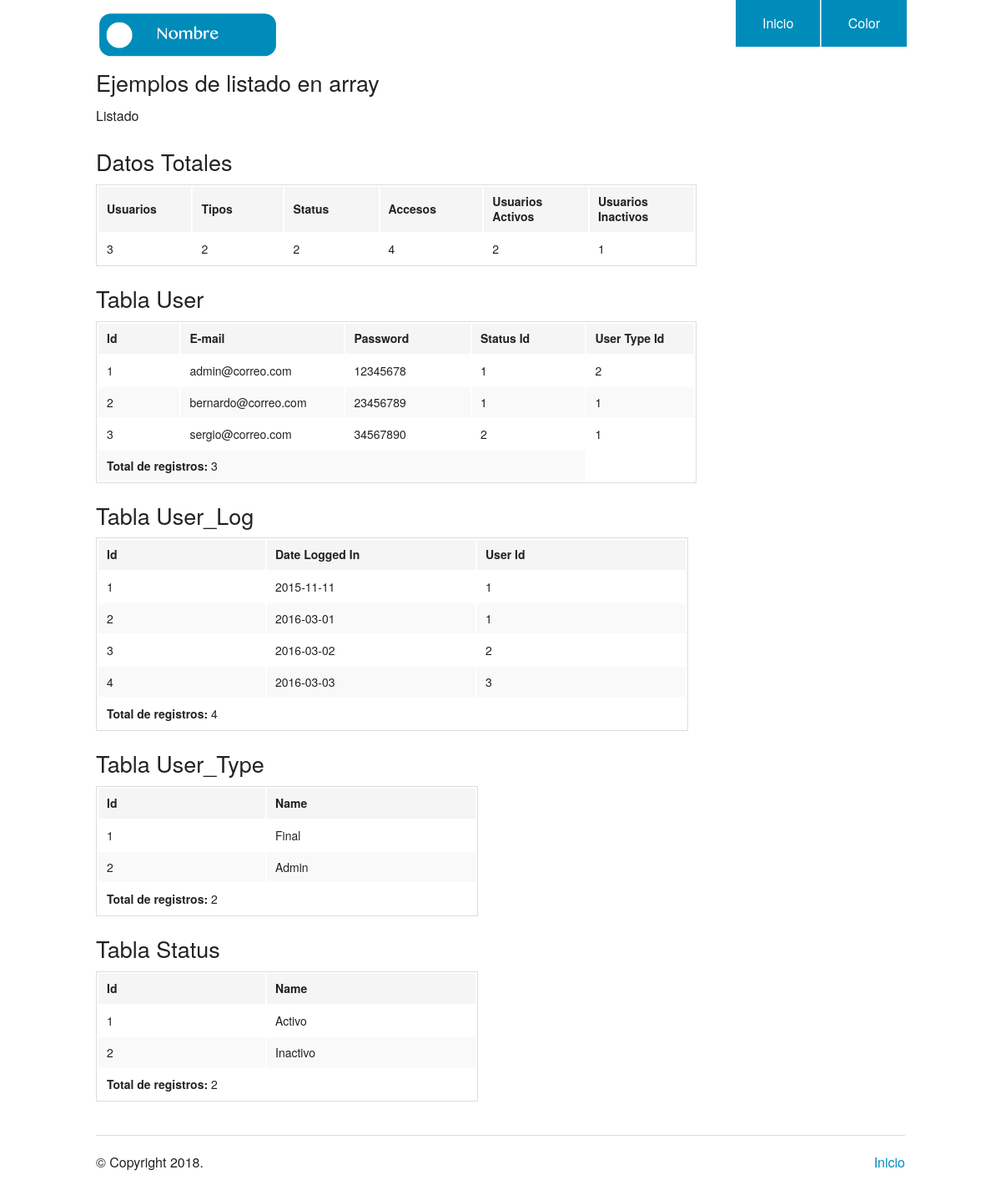
The app's page /count_view.php with its own data.
### tables this page shows
CREATE TABLE `user` (
  `id` int(11) NOT NULL,
  `email` varchar(45) DEFAULT NULL,
  `password` varchar(45) DEFAULT NULL,
  `status_id` int(11) NOT NULL,
  `user_type_id` int(11) NOT NULL
);

CREATE TABLE `user_type` (
  `id` int(11) NOT NULL,
  `name` varchar(45) DEFAULT NULL
);

CREATE TABLE `status` (
  `id` int(11) NOT NULL,
  `name` varchar(45) DEFAULT NULL
);

### database_utilities.php (called while the page is built, shortened)
<?php
	require_once('database_credentials.php');
	try
	{
		$PDO = new PDO(	$dsn, $user, $password);
	}
	catch(PDOException $e)
	{
		echo 'Error al conectarnos: ' . $e->getMessage();
	}
	function run_query()
	{
		$arr['total_users'] = queryTotalUsers();
		$arr['total_user_types'] = queryTotalUserTypes();
		$arr['total_status_types'] = queryTotalStatusTypes();
		$arr['total_user_logs'] = queryTotalLogs();
		$arr['total_user_active'] = queryActiveUsers();
		$arr['total_user_inactive'] = queryInactiveUsers();
		return $arr;
	}
	function queryTotalUsers()
	{
		global $PDO;
		$sql = "SELECT COUNT(*) AS total_users FROM USER";
		$statement = $PDO->PREPARE($sql);
		$statement->EXECUTE();
		$results = $statement-> fetchAll();
		return $results[0]['total_users'];
	}
	function queryTotalUserTypes()
	{
		global $PDO;
		$sql = "SELECT count(*) as total_user_types FROM user_type";
		$statement = $PDO->PREPARE($sql);
		$statement->EXECUTE();
		$results = $statement-> fetchAll();
		return $results[0]['total_user_types'];
	}
	function queryTotalStatusTypes()
	{
		global $PDO;
		$sql = "SELECT count(*) as total_status_types FROM status";
		$statement = $PDO->PREPARE($sql);
		$statement->EXECUTE();
		$results = $statement-> fetchAll();
		return $results[0]['total_status_types'];
	}
	function queryTotalLogs()
	{
		global $PDO;
		$sql = "SELECT count(*) as total_user_logs FROM user_log";
		$statement = $PDO->PREPARE($sql);
		$statement->EXECUTE();
		$results = $statement-> fetchAll();
		return $results[0]['total_user_logs'];
	}
	function queryActiveUsers()
	{
		global $PDO;
		$sql = "SELECT count(*) as total_users_active from user where status_id = 1";
		$statement = $PDO->PREPARE($sql);
		$statement->EXECUTE();
		$results = $statement-> fetchAll();
		return $results[0]['total_users_active'];
	}
	function queryinActiveUsers()
	{
		global $PDO;
		$sql = "SELECT count(*) as total_users_inactive from user where status_id = 2";
		$statement = $PDO->PREPARE($sql);
		$statement->EXECUTE();
		$results = $statement-> fetchAll();
		return $results[0]['total_users_inactive'];
	}
	function queryUsersTable()
	{
		global $PDO;
		$sql = "SELECT * from user";
		$statement = $PDO->PREPARE($sql);
		$statement->EXECUTE();
		$results = $statement-> fetchAll();
		return $results;
	}
	function queryUserLogTable()
	{
		global $PDO;
		$sql = "SELECT * from user_log";
		$statement = $PDO->PREPARE($sql);
		$statement->EXECUTE();
		$results = $statement-> fetchAll();
		return $results;
	}
	function queryUserTypeTable()
	{
		global $PDO;
		$sql = "SELECT * from user_type";
		$statement = $PDO->PREPARE($sql);
		$statement->EXECUTE();
		$results = $statement-> fetchAll();
		return $results;
	}
	function queryStatusTable()
	{
		global $PDO;
		$sql = "SELECT * from status";
		$statement = $PDO->PREPARE($sql);
		$statement->EXECUTE();
		$results = $statement-> fetchAll();
		return $results;
	}
?>

### count_view.php (the view, shortened to what this page needs)
<?php
require_once('database_utilities.php');
$resultados = run_query();
?>
<!doctype html>
<html class="no-js" lang="en">
  <head>
    <link rel="stylesheet" href="./css/foundation.css" />
  </head>
  <body>
    <?php require_once('header.php'); ?>
    <div class="row">
      <div class="large-9 columns">
        <h3>Ejemplos de listado en array</h3>
          <p>Listado</p>
        <div class="section-container tabs" data-section>
          <section class="section">
            <div class="content" data-slug="panel1">
              <?php if($resultados){ ?>
              <h3>Datos Totales</h3>
              <table>
                <thead>
                  <tr>
                    <th width="200">Usuarios</th>
                    <th width="250">Tipos</th>
                    <th width="250">Status</th>
                    <th width="250">Accesos</th>
                    <th width="250">Usuarios Activos</th>
                    <th width="250">Usuarios Inactivos</th>
                  </tr>
                </thead>
                <tbody>
                  <tr>
                    <td><?php echo $resultados["total_users"]?></td>
                    <td><?php echo $resultados['total_user_types'] ?></td>
                    <td><?php echo $resultados['total_status_types'] ?></td>
                    <td><?php echo $resultados['total_user_logs'] ?></td>
                    <td><?php echo $resultados['total_user_active'] ?></td>
                    <td><?php echo $resultados['total_user_inactive'] ?></td>
                  </tr>
                </tbody>
              </table>
              <?php }else{ ?>
              No hay registros
              <?php } ?>
              <?php
                $resultados = queryUsersTable();
                if($resultados){ ?>
                <h3>Tabla User</h3>
                <table>
                  <thead>
                    <tr>
                      <th width="200">Id</th>
                      <th width="250">E-mail</th>
                      <th width="250">Password</th>
                      <th width="250">Status Id</th>
                      <th width="250">User Type Id</th>
                    </tr>
                  </thead>
                  <tbody>
                    <?php foreach( $resultados as $id => $user ){
                    ?>
                    <tr>
                      <td><?php echo $user['id'] ?></td>
                      <td><?php echo $user['email'] ?></td>
                      <td><?php echo $user['password'] ?></td>
                      <td><?php echo $user['status_id'] ?></td>
                      <td><?php echo $user['user_type_id'] ?></td>
                    </tr>
                    <?php } ?>
                    <tr>
                      <td colspan="4"><b>Total de registros: </b> <?php echo count($resultados); ?></td>
                    </tr>
                  </tbody>
                </table>
              <?php }else{ ?>
              No hay registros
              <?php } ?>
              <?php
                $resultados = queryUserLogTable();
                if($resultados){ ?>
                <h3>Tabla User_Log</h3>
                <table>
                  <thead>
                    <tr>
                      <th width="200">Id</th>
                      <th width="250">Date Logged In</th>
                      <th width="250">User Id</th>
                    </tr>
                  </thead>
                  <tbody>
                    <?php foreach( $resultados as $id => $user ){
                    ?>
                    <tr>
                      <td><?php echo $user['id'] ?></td>
                      <td><?php echo $user['date_logged_in'] ?></td>
                      <td><?php echo $user['user_id'] ?></td>
                    </tr>
                    <?php } ?>
                    <tr>
                      <td colspan="4"><b>Total de registros: </b> <?php echo count($resultados); ?></td>
                    </tr>
                  </tbody>
                </table>
              <?php }else{ ?>
              No hay registros
              <?php } ?>
              <?php
                $resultados = queryUserTypeTable();
                if($resultados){ ?>
                <h3>Tabla User_Type</h3>
                <table>
                  <thead>
                    <tr>
                      <th width="200">Id</th>
                      <th width="250">Name</th>
                    </tr>
                  </thead>
                  <tbody>
                    <?php foreach( $resultados as $id => $user ){
                    ?>
                    <tr>
                      <td><?php echo $user['id'] ?></td>
                      <td><?php echo $user['name'] ?></td>
                    </tr>
                    <?php } ?>
                    <tr>
                      <td colspan="4"><b>Total de registros: </b> <?php echo count($resultados); ?></td>
                    </tr>
                  </tbody>
                </table>
              <?php }else{ ?>
              No hay registros
              <?php } ?>
              <?php
                $resultados = queryStatusTable();
                if($resultados){ ?>
                <h3>Tabla Status</h3>
                <table>
                  <thead>
                    <tr>
                      <th width="200">Id</th>
                      <th width="250">Name</th>
                    </tr>
                  </thead>
                  <tbody>
                    <?php foreach( $resultados as $id => $user ){
                    ?>
                    <tr>
                      <td><?php echo $user['id'] ?></td>
                      <td><?php echo $user['name'] ?></td>
                    </tr>
                    <?php } ?>
                    <tr>
                      <td colspan="4"><b>Total de registros: </b> <?php echo count($resultados); ?></td>
                    </tr>
                  </tbody>
                </table>
              <?php }else{ ?>
              No hay registros
              <?php } ?>
            </div>
          </section>
        </div>
      </div>
    </div>
    <?php require_once('footer.php'); ?>

### header.php (shortened to what this page needs)
<!doctype html>
<html class="no-js" lang="en">
  <head>
    <link rel="stylesheet" href="./css/foundation.css" />
  </head>
  <body>
<div class="row">
      <div class="large-3 columns">
        <h1><img src="./img/logo.png"/></h1>
      </div>
      <div class="large-9 columns">
        <ul class="right button-group">
          <li><a href="./index.php" class="button">Inicio</a></li>
          <li><a href="./random.php" class="button">Color</a></li>
        </ul>
      </div>
    </div>

### footer.php (shortened to what this page needs)
<footer class="row">
      <div class="large-12 columns">
        <hr/>
        <div class="row">
          <div class="large-6 columns">
            <p>&copy; Copyright <?php echo date('Y'); ?>.</p>
          </div>
          <div class="large-6 columns">
            <ul class="inline-list right">
              <li><a href="./index.php">Inicio</a></li>
            </ul>
          </div>
        </div>
      </div>
    </footer>
  </body>
</html>

### records on screen
user: id "1", email "admin@correo.com", password "12345678", status "1", user_type "2"
user: id "2", email "bernardo@correo.com", password "23456789", status "1", user_type "1"
user: id "3", email "sergio@correo.com", password "34567890", status "2", user_type "1"
user_type: id "1", name "Final"
user_type: id "2", name "Admin"
status: id "1", name "Activo"
status: id "2", name "Inactivo"

### other values on screen
$resultados["total_users"] "3"
$resultados['total_user_types'] "2"
$resultados['total_status_types'] "2"
$resultados['total_user_logs'] "4"
$resultados['total_user_active'] "2"
$resultados['total_user_inactive'] "1"
count($resultados) "3"
$user['id'] "1"
$user['date_logged_in'] "2015-11-11"
$user['user_id'] "1"
$user['id'] "2"
$user['date_logged_in'] "2016-03-01"
$user['id'] "3"
$user['date_logged_in'] "2016-03-02"
$user['user_id'] "2"
